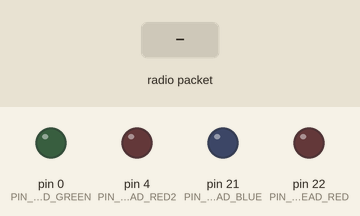
The sketch below on a simulated Arduino Mega 2560, built for the host (arithmetic inside an expression is 32-bit, double 64-bit). Parts: output pins drawn as LEDs (lit = HIGH). The inputs (shaded band) are chosen by the test bench. No radio packets arrive unless stated; what the sketch prints to the serial monitor is not drawn.

Above: at 3.2 s.
3.3 s: radio packet "Drive" arrives
At 5.1 s:
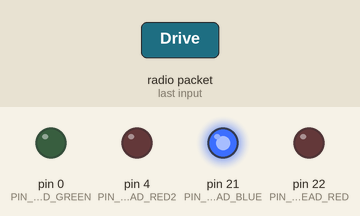
5.8 s: radio packet "Left" arrives
At 8.0 s:
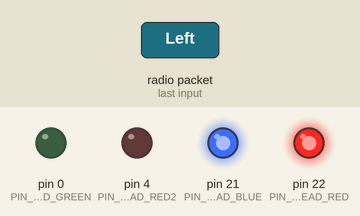
8.3 s: radio packet "NoDrive" arrives
At 10.1 s:
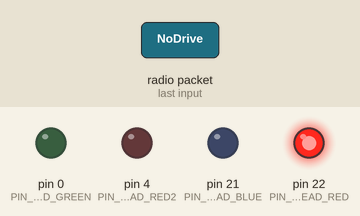
10.8 s: radio packet "Right" arrives
At 12.1 s:
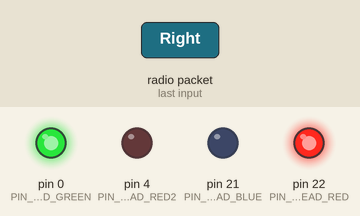
13.3 s: radio packet "NoLeft" arrives
At 15.1 s:
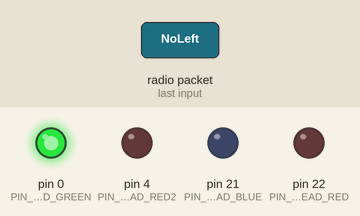
15.8 s: radio packet "Reverse" arrives
At 18.2 s:
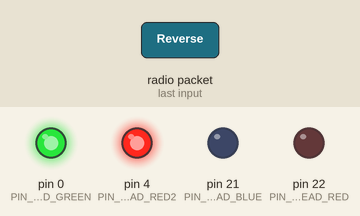
Timing chart, 0 to 19.3 s (numbered marks = the images above; inputs shaded):
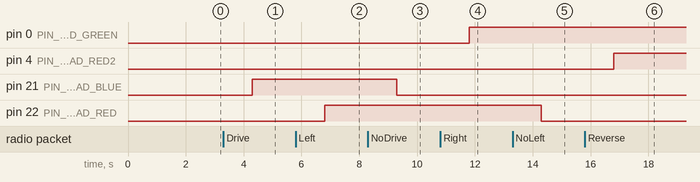

Measured:
- after the input at 3.3 s, pin 21 (PIN_TO_READ_BLUE): LOW → HIGH after 1.0 s
- after the input at 5.8 s, pin 22 (PIN_TO_READ_RED): LOW → HIGH after 1.0 s
- after the input at 8.3 s, pin 21 (PIN_TO_READ_BLUE): HIGH → LOW after 1.0 s
- after the input at 10.8 s, pin 0 (PIN_TO_READ_GREEN): LOW → HIGH after 1.0 s
- after the input at 13.3 s, pin 22 (PIN_TO_READ_RED): HIGH → LOW after 1.0 s
- after the input at 15.8 s, pin 4 (PIN_TO_READ_RED2): LOW → HIGH after 1.0 s

The sketch:

receiver.ino
```cpp
//Libraries for LoRa
#include <SPI.h>
#include <LoRa.h>

//define the pins used as outputs
#define PIN_TO_READ_BLUE 21  // Pin to read blue diode
#define PIN_TO_READ_RED 22   // Pin to read red diode 1
#define PIN_TO_READ_GREEN 0   // Pin to read diode green
#define PIN_TO_READ_RED2 4   // Pin to read diode red 2

//define the pins used by the LoRa transceiver module
#define SCK 5
#define MISO 19
#define MOSI 27
#define SS 18
#define RST 23
#define DIO0 26

#define BAND 868E6

//packet counter
//int counter = 0;

void setup() {
  //initialize Serial Monitor
  Serial.begin(115200);
  //defining pins as outputs
  pinMode(PIN_TO_READ_BLUE, OUTPUT);
  pinMode(PIN_TO_READ_RED, OUTPUT);
  pinMode(PIN_TO_READ_GREEN, OUTPUT);
  pinMode(PIN_TO_READ_RED2, OUTPUT);
  //setting initial states to low
  digitalWrite(PIN_TO_READ_BLUE, LOW); // set low pin 21 (blue diode)
  digitalWrite(PIN_TO_READ_RED, LOW);   // set low pin 22 (red diode)
  digitalWrite(PIN_TO_READ_GREEN, LOW); // set low pin 21 (green diode)
  digitalWrite(PIN_TO_READ_RED2, LOW);   // set low pin 22 (red diode 2)


  //SPI LoRa pins
  SPI.begin(SCK, MISO, MOSI, SS);
  //setup LoRa transceiver module
  LoRa.setPins(SS, RST, DIO0);

  delay(2000);
  if (!LoRa.begin(BAND)) {
    Serial.println("Starting LoRa failed!");
    while (1);
  }
  Serial.println("LoRa Receiver Test");
  Serial.println("LoRa Initializing OK!");
}

void loop() {
  // Try to parse packet
  int packetSize = LoRa.parsePacket();
  if (packetSize) {
    // received a packet
    Serial.print("Received packet: ");

    // read packet
    while (LoRa.available()) {
      String LoRaMessage = LoRa.readString();
      //Serial.print(message);

      // Check the message and control the pins
      if (LoRaMessage == "Drive") {
        digitalWrite(PIN_TO_READ_BLUE, HIGH); // Set High pin 21 (blue diode)
        Serial.print(LoRaMessage);
      } else if (LoRaMessage == "NoDrive") {
        digitalWrite(PIN_TO_READ_BLUE, LOW);   // Set Low 21 (blue diode)
        Serial.print(LoRaMessage);
      } else if (LoRaMessage == "Left") {
        digitalWrite(PIN_TO_READ_RED, HIGH);   // Set High 22 (red diode 1)
        Serial.print(LoRaMessage);
      } else if (LoRaMessage == "NoLeft") {
        digitalWrite(PIN_TO_READ_RED, LOW);   // Set Low 22 (red diode 1)
        Serial.print(LoRaMessage);
      } else if (LoRaMessage == "Right") {
        digitalWrite(PIN_TO_READ_GREEN, HIGH);   // Set High 0 (green diode )
        Serial.print(LoRaMessage);
      } else if (LoRaMessage == "NoRight") {
        digitalWrite(PIN_TO_READ_GREEN, LOW);   // Set Low 0 (green diode)
        Serial.print(LoRaMessage);
      } else if (LoRaMessage == "Reverse") {
        digitalWrite(PIN_TO_READ_RED2, HIGH);   // Set High 4 (red diode 2)
        Serial.print(LoRaMessage);
      } else if (LoRaMessage == "NoReverse") {
        digitalWrite(PIN_TO_READ_RED2, LOW);   // Set Low 4 (red diode 2)
        Serial.print(LoRaMessage);
      }

    // increment packet counter
//    counter++;
//    Serial.print(", Packet number: ");
//    Serial.println(counter);
      }

      }
      }
```
